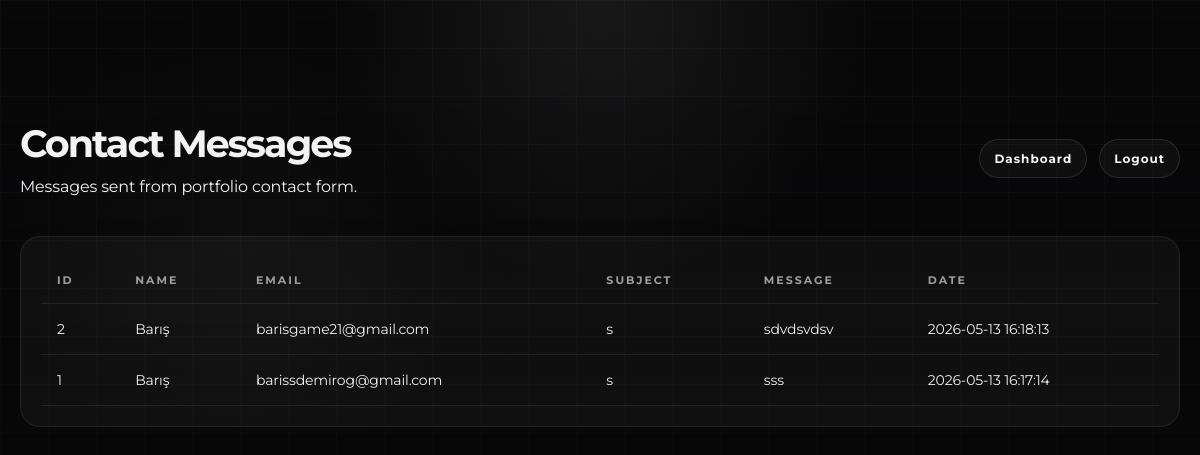
Screenshot of /admin/messages.php (signed in) with the database file from the repository.
### tables this page shows
CREATE TABLE `messages` (
  `id` int NOT NULL,
  `name` varchar(100) NOT NULL,
  `email` varchar(150) NOT NULL,
  `subject` varchar(150) NOT NULL,
  `message` text NOT NULL,
  `created_at` timestamp NULL DEFAULT CURRENT_TIMESTAMP
);

### admin/messages.php (the view, shortened to what this page needs)
<?php
require '../config/db.php';
$stmt = $pdo->prepare("SELECT * FROM messages ORDER BY created_at DESC");
$stmt->execute();
$messages = $stmt->fetchAll(PDO::FETCH_ASSOC);
?>
<!DOCTYPE html>
<html lang="en">
<head>
    <link rel="stylesheet" href="/portfolio-project/assets/css/style.css">
</head>
<body>
<section class="admin-panel">
    <div class="admin-header">
        <div>
            <h2>Contact Messages</h2>
            <p>Messages sent from portfolio contact form.</p>
        </div>
        <div class="admin-actions">
            <a href="dashboard.php">Dashboard</a>
            <a href="logout.php">Logout</a>
        </div>
    </div>
    <div class="table-wrapper">
        <table>
            <thead>
                <tr>
                    <th>ID</th>
                    <th>Name</th>
                    <th>Email</th>
                    <th>Subject</th>
                    <th>Message</th>
                    <th>Date</th>
                </tr>
            </thead>
            <tbody>
                <?php foreach($messages as $message): ?>
                    <tr>
                        <td><?php echo $message["id"]; ?></td>
                        <td><?php echo $message["name"]; ?></td>
                        <td><?php echo $message["email"]; ?></td>
                        <td><?php echo $message["subject"]; ?></td>
                        <td><?php echo $message["message"]; ?></td>
                        <td><?php echo $message["created_at"]; ?></td>
                    </tr>
                <?php endforeach; ?>
            </tbody>
        </table>
    </div>
</section>
</body>
</html>

### assets/css/style.css (style rules this page uses)
:root { --bg:#080809; --panel:#0d0d0f; --panel-soft:rgba(255,255,255,0.035); --border:rgba(255,255,255,0.09); --border-soft:rgba(255,255,255,0.055); --text:#f3f3f3; --muted:#a6a6a6; --muted-2:#6f6f6f; --accent:#ffffff; --green:#21d07a; }
* { margin:0; padding:0; box-sizing:border-box; }
html { scroll-behavior:smooth; }
body { font-family:'Montserrat', sans-serif; background:var(--bg); color:var(--text); min-height:100vh; overflow-x:hidden; letter-spacing:-0.01em; }
body::before { content:""; position:fixed; inset:0; z-index:-3; background: linear-gradient(rgba(255,255,255,0.033) 1px, transparent 1px), linear-gradient(90deg, rgba(255,255,255,0.033) 1px, transparent 1px); background-size:48px 48px; pointer-events:none; }
body::after { content:""; position:fixed; inset:0; z-index:-2; background: radial-gradient(circle at 50% 0%, rgba(255,255,255,0.07), transparent 28%), radial-gradient(circle at 20% 30%, rgba(255,255,255,0.025), transparent 22%), linear-gradient(to bottom, rgba(8,8,9,0.1), #080809 92%); pointer-events:none; }
a { color:inherit; }
.admin-panel { min-height:100vh; width:min(1180px, calc(100% - 40px)); margin:0 auto; padding:120px 0; }
.admin-header { display:flex; justify-content:space-between; align-items:center; gap:30px; margin-bottom:40px; }
.admin-header h2 { font-size:38px; margin-bottom:10px; letter-spacing:-2px; }
.admin-actions { display:flex; gap:12px; flex-wrap:wrap; }
.admin-actions a, .table-wrapper a { color:#f5f5f5; text-decoration:none; font-weight:700; font-size:12px; letter-spacing:1px; }
.admin-actions a { padding:11px 14px; border:1px solid rgba(255,255,255,0.1); border-radius:999px; background:rgba(255,255,255,0.035); }
.table-wrapper { width:100%; overflow-x:auto; background:rgba(255,255,255,0.035); border:1px solid rgba(255,255,255,0.08); border-radius:20px; padding:20px; }
table { width:100%; border-collapse:collapse; min-width:850px; }
th, td { padding:16px; border-bottom:1px solid rgba(255,255,255,0.08); text-align:left; font-size:14px; }
th { color:#9f9f9f; text-transform:uppercase; letter-spacing:2px; font-size:11px; }

### rows the page displays
messages: id "2", name "Barış", email "barisgame21@gmail.com", subject "s", message "sdvdsvdsv", created_at "2026-05-13 16:18:13"
messages: id "1", name "Barış", email "barissdemirog@gmail.com", subject "s", message "sss", created_at "2026-05-13 16:17:14"
